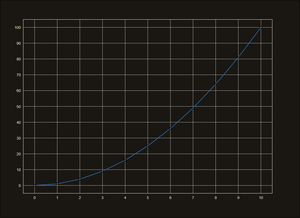
#> input picture Symbolic.Wpf/resources/graf_marcadores.png, 300 x 218 px, given in place of pv_test_real_1.png, which was not available
$ python montage_pv.py ../../Symbolic.Wpf/resources/graf_marcadores.png
#> lines starting #> are read from the running program, lines starting #| are printed output that depends on the picture; pictures that were not available may be replaced by others from this repository, and a replacement may not be noted
# -*- coding: utf-8 -*-
import os, sys
from PIL import Image, ImageDraw
S = os.path.dirname(os.path.abspath(__file__)); suf = sys.argv[1] if len(sys.argv) > 1 else ""
def fit(im, W): return im.resize((W, int(im.size[1] * W / im.size[0])))
def montage(name, reals, emb):
#> called with name = 'pv1', emb = 'tests/pyvista/pv_test.png'
    L = [fit(Image.open(r), 600) for r in reals]; R = fit(Image.open(emb), 600)
#> in fit, `def fit(im, W): return im.resize((W, int(im.size[1] * W / im.size[0])))`:
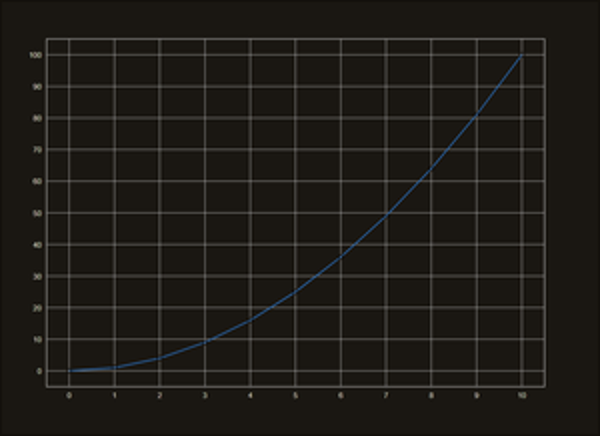
#> returned value: PIL image 600x436 RGB; mean R, G, B 30.3, 27.5, 22.8
#> after `L = [fit(Image.open(r), 600) for r in reals]`: L = 1 item
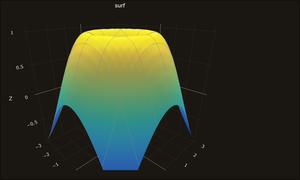
#> input picture Symbolic.Wpf/resources/graf_mesh.png, 300 x 180 px, given in place of pv_test.png, which was not available
    H = max(sum(i.size[1] for i in L) + 20 * len(L), R.size[1] + 20)
#> H = 456
    out = Image.new("RGB", (1220, H), "white"); d = ImageDraw.Draw(out); y = 20
#> after `out = Image.new('RGB', (1220, H), 'white')`: out: PIL image 1220x456 RGB; every value is 255
    d.text((10, 4), "PyVista REAL (Python 3.12, off-screen)", fill="black"); d.text((630, 4), "Hekatan Python EMBEBIDO (CLI -> html -> render)", fill="black")
    for i in L: out.paste(i, (0, y)); y += i.size[1] + 20
#> this loop made 1 pass
#> y on pass 1: 476
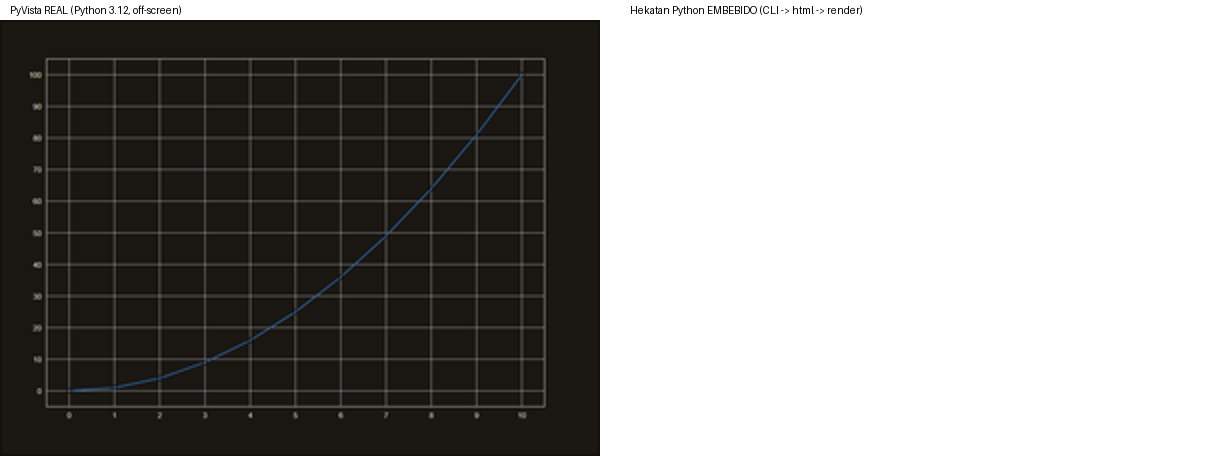
#> out: PIL image 1220x456 RGB; mean R, G, B 148.9, 147.6, 145.4
#> after the loop, y = 476
    out.paste(R, (620, 20)); out.save(os.path.join(S, "cmp_%s%s.png" % (name, suf))); print(name, out.size)
#> after `out.paste(R, (620, 20))`:
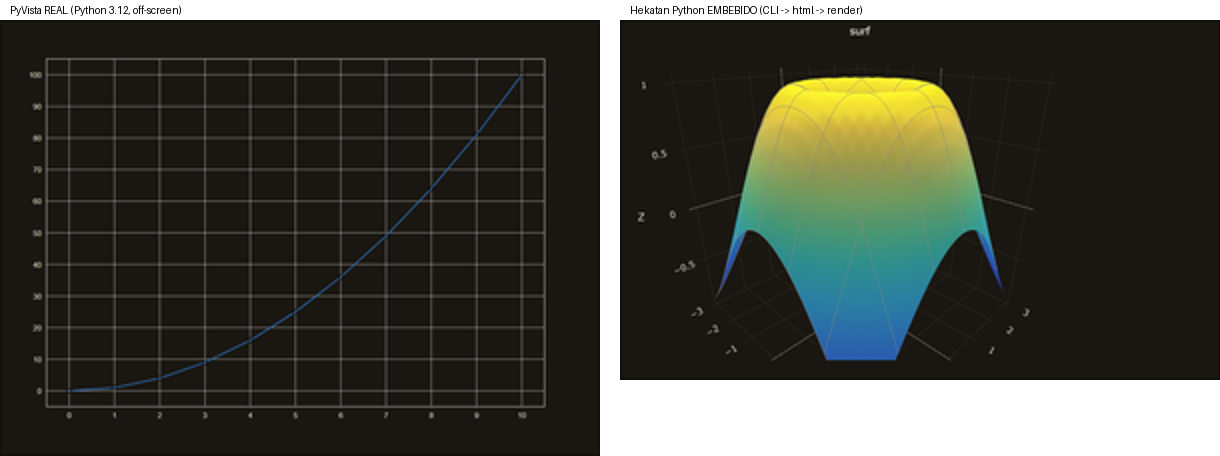
#> out: PIL image 1220x456 RGB; mean R, G, B 68.6, 69.8, 61.4
#| pv1 (1220, 456)
montage("pv1", [S + "/pv_test_real_1.png"], S + "/pv_test.png")
montage("pv2", [S + "/pv_test2_real_1.png"], S + "/pv_test2.png")
#> (the run stopped early here; a loop or call above may not have finished)
